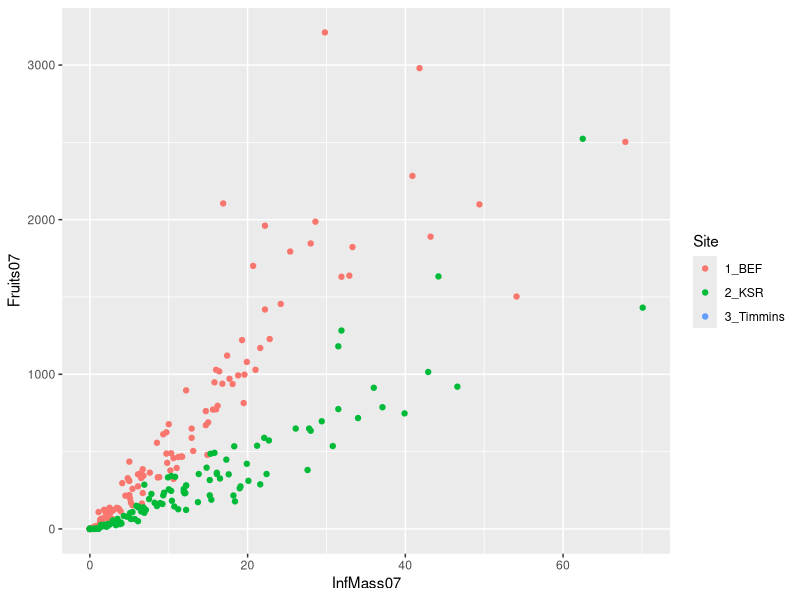
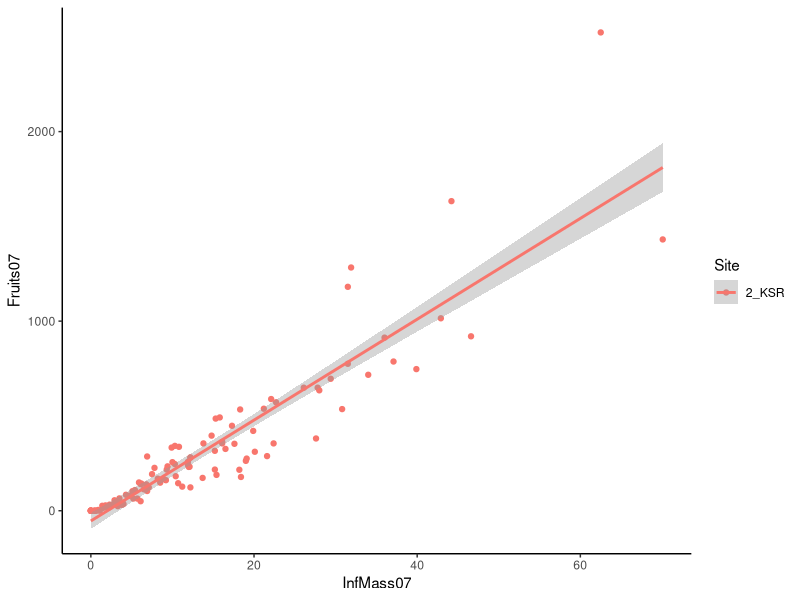
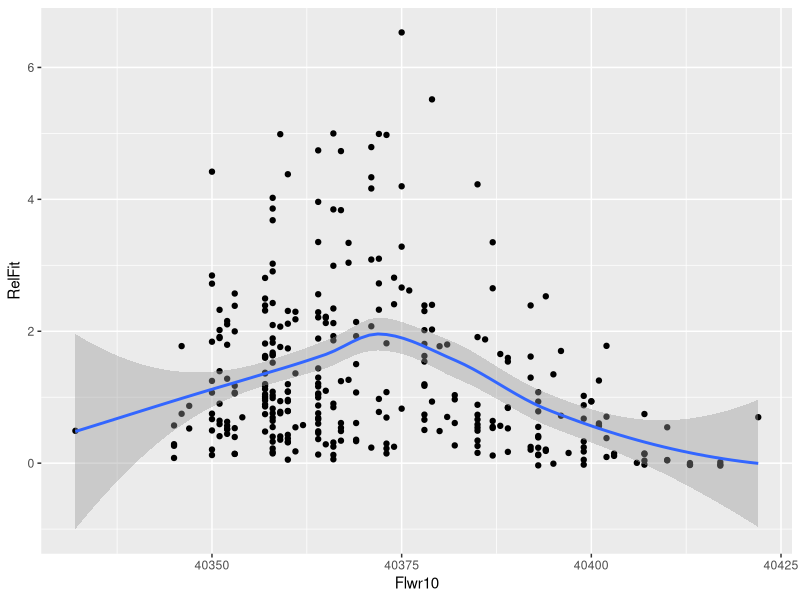
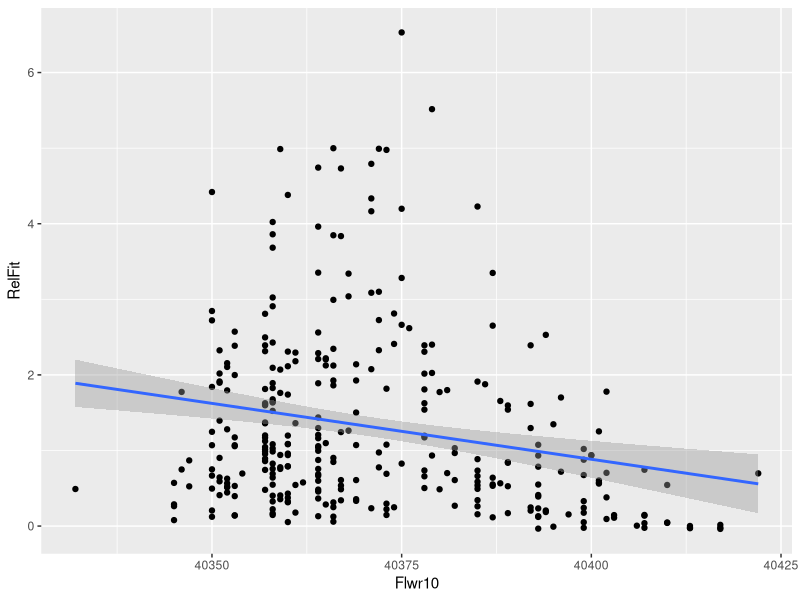

R code for these plots, in order: (Note: this script raises an error after producing the figures.)
LyDat<-read.csv("./Lythrum2013Data.csv")

View(LyDat) # Inspect the data

str(LyDat) # Structure of the data

library(ggplot2) # Import ggplot2 library

# Scatterplot of infructescence biomass by number of fruits
qplot(x=InfMass07,y=Fruits07,data=LyDat,colour=Site)

LyDat$Site[136:285] # Subset only KSR sites in the Site column

KSR<-LyDat[136:285,] # Subset only KSR sites in the LyDat data.frame object

# Plot only KSR data
qplot(x=InfMass07,y=Fruits07,data=KSR,colour=Site) + theme_classic() +
  geom_smooth(method="lm")

# Estimate the equation for the line of Fruits ~ InfMass07
mod1<-lm(Fruits07~InfMass07,data=KSR)
summary(mod1)

# Add a new column to LyDat containing total Infructescence biomass for 2007-2010
LyDat$InfMassTot<-LyDat$InfMass07+LyDat$InfMass08+LyDat$InfMass09+LyDat$InfMass10

# Problem: Adding columns with NA returns NA

# New data frame replacing NAs with zero
LyDat0<-LyDat
LyDat0[is.na(LyDat0)]<-0

# Use LyDat0 as an index for LyDat
LyDat$InfMassTot<-LyDat0$InfMass07+LyDat0$InfMass08+LyDat0$InfMass09+LyDat0$InfMass10

# Add Column for Total Fruit Number called FruitTot
LyDat$FruitTot<-LyDat$InfMassTot*26.6-53.986
# Add a column for relative fitness
LyDat$RelFit<-LyDat$FruitTot/mean(LyDat$FruitTot,na.rm=T) 
# na.rm=T removes NAs when calculating the mean. 
# Otherwise it will return NA instead of the mean.

# Visualize Relative Fitness for Flowering Date in 2010
qplot(x=Flwr10,y=RelFit,data=LyDat)+geom_smooth()
qplot(x=Flwr10,y=RelFit,data=LyDat)+geom_smooth(method=lm)

# Test for directional selection
# IMPORTANT: Must use relative fitness (divided by mean fitness)

# Test for stabilizing selection using a quadratic equation
mod2<-lm(RelFit~Flwr10+I(Flwr10^2),data=LyDat)
summary(mod2)

# Test for local adaptation
mod3<-lm(RelFit~Site+Origin+Site:Origin)
# Shorthand
mod3<-lm(RelFit~Site*Origin)


